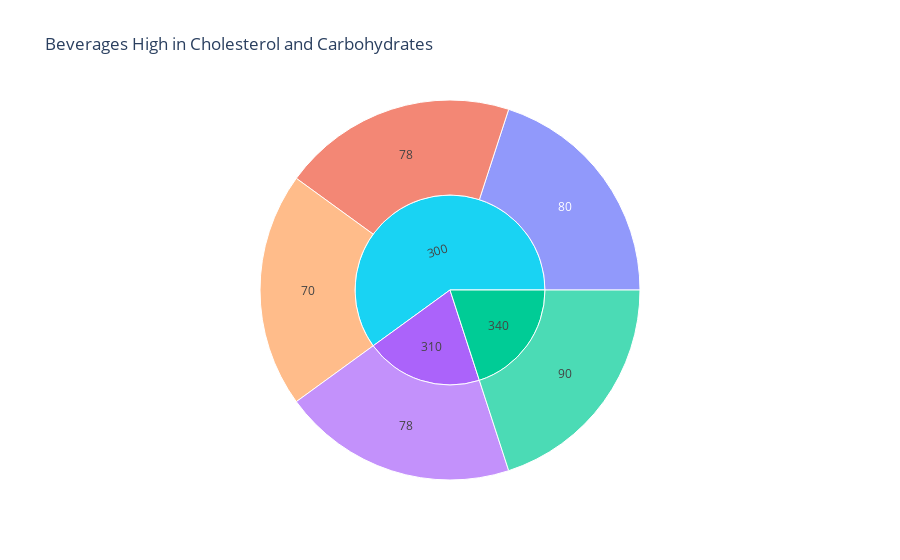

Source (notebook cell):
### Code cell
#Overall High Cholesterol and Totalcarbohydrates
fig = px.sunburst(clean_carb_choles,color='Beverage',title="Beverages High in Cholesterol and Carbohydrates",path=["TotalCarbohydrates(g)","Cholesterol(mg)"],hover_name="Beverage", height= 500)
fig.write_html("HTML/cal-choles.html")
fig.show()

### Figure 1 — Plotly figure (JSON) as saved in the notebook; plotly's stock layout.template omitted (floating-point values rounded to 4 significant figures)
{"data": [{"branchvalues": "total", "customdata": [["Mocha (Without Whipped Cream)"], ["Caramel (Without Whipped Cream)"], ["Java Chip (Without Whipped Cream)"], ["White Chocolate Mocha (Without Whipped Cream)"], ["Coffee"], ["(?)"], ["White Chocolate Mocha (Without Whipped Cream)"], ["Java Chip (Without Whipped Cream)"]], "domain": {"x": [0, 1], "y": [0, 1]}, "hovertemplate": "<b>%{hovertext}</b><br><br>labels=%{label}<br>count=%{value}<br>parent=%{parent}<br>id=%{id}<br>Beverage=%{customdata[0]}<extra></extra>", "hovertext": ["Mocha (Without Whipped Cream)", "Caramel (Without Whipped Cream)", "Java Chip (Without Whipped Cream)", "White Chocolate Mocha (Without Whipped Cream)", "Coffee", "(?)", "White Chocolate Mocha (Without Whipped Cream)", "Java Chip (Without Whipped Cream)"], "ids": ["300/80", "300/78", "340/90", "310/78", "300/70", "300", "310", "340"], "labels": ["80", "78", "90", "78", "70", "300", "310", "340"], "marker": {"colors": ["#636efa", "#EF553B", "#00cc96", "#ab63fa", "#FFA15A", "#19d3f3", "#ab63fa", "#00cc96"]}, "name": "", "parents": ["300", "300", "340", "310", "300", "", "", ""], "type": "sunburst", "values": [1, 1, 1, 1, 1, 3, 1, 1]}], "layout": {"autosize": true, "legend": {"tracegroupgap": 0}, "title": {"text": "Beverages High in Cholesterol and Carbohydrates"}}}
